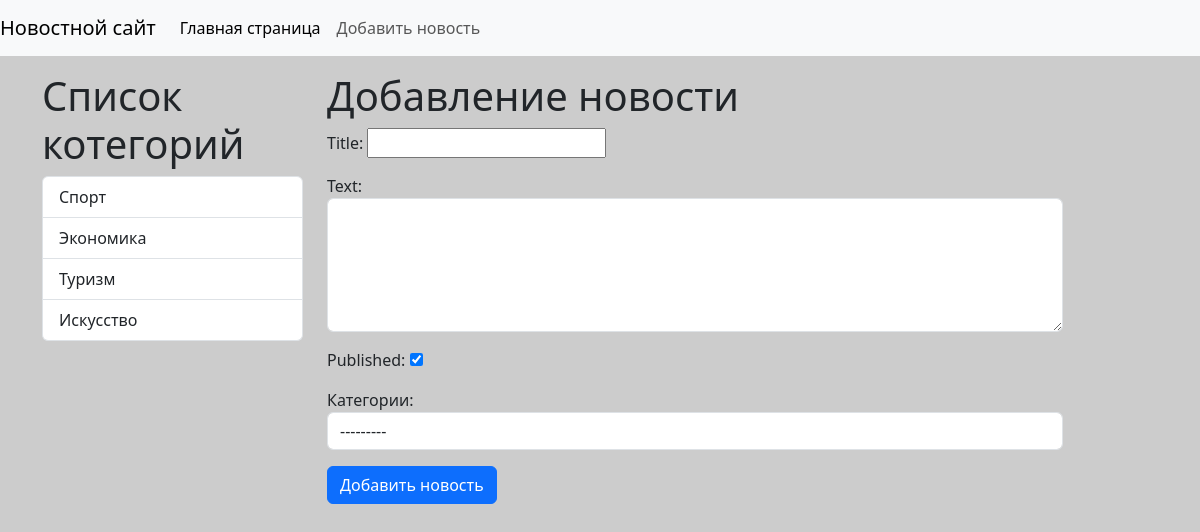
/add-news/, run on the app's committed database.
### news/models.py (models this page shows)
class Category(models.Model):
    title = models.CharField(max_length=150, db_index=True, verbose_name='имя котегории')
    slug = models.SlugField(max_length=155, unique=True, db_index=True,
                            verbose_name='URL', null=True)
    class Mate:
        verbose_name = 'Категорию'
        verbose_name_plural = 'Категории'
        ordering = ['id']
    def __str__(self):
        return self.title
    def get_absolute_url(self):
        return reverse('category', kwargs={'category_slug': self.slug})

### news/views.py (the view)
# urls.py: path('add-news/', add_news, name='add_news'),
def add_news(request):
    global form
    if request.method == 'POST':
        form = NewsForm(request.POST)  # еслт у нас запрос POST
        if form.is_valid():
            news = form.save()
            return redirect(news) #  после создания новости переносит нас на страницу наше новости
    else:
        form = NewsForm()
    context = {
        'form': form
    }
    return render(request, 'news/add_news.html', context)

### news/forms.py (shortened to what this page needs)
class NewsForm(forms.ModelForm):
    class Meta:
        model = News
        fields = ['title', 'content', 'is_published', 'category']
        widgets = {
            'title': forms.TextInput(attrs={'class': 'form_control'}),
            'content': forms.Textarea(attrs={'class': 'form-control', 'rows': 5}),
            'category': forms.Select(attrs={'class': 'form-control'}),
        }

### news/templatetags/news_tags.py (called while the page is built)
@register.inclusion_tag('news/list_categories.html')
def show_categories():
    categories = Category.objects.all()
    return {'categories': categories}

### news/templates/news/add_news.html (shortened to what this page needs)
{% extends 'base.html'%}
{% block sidebar%}
  {% include 'inc/_sidebar.html' %}
{% endblock %}
{% block content %}
<h1>Добавление новости</h1>
<form action="{% url 'add_news'%}" method="post">
  {{ form.as_p }}
    <button type="submit" class="btn btn-primary btn-block">Добавить новость</button>
</form>
{% endblock %}

### news/templates/news/list_categories.html
<h1>Список котегорий</h1>
  <div class="list-group">
    {% for item in categories %}
    <a href="{{ item.get_absolute_url}}" class="list-group-item list-group-item-action">{{ item.title }}</a>
    {% endfor %}
  </div>

### nicesite/static/css/styles.css (style rules this page uses)
body { background: #ccc; }

### data on the page
Category: title "Спорт"
Category: title "Экономика"
Category: title "Туризм"
Category: title "Искусство"
